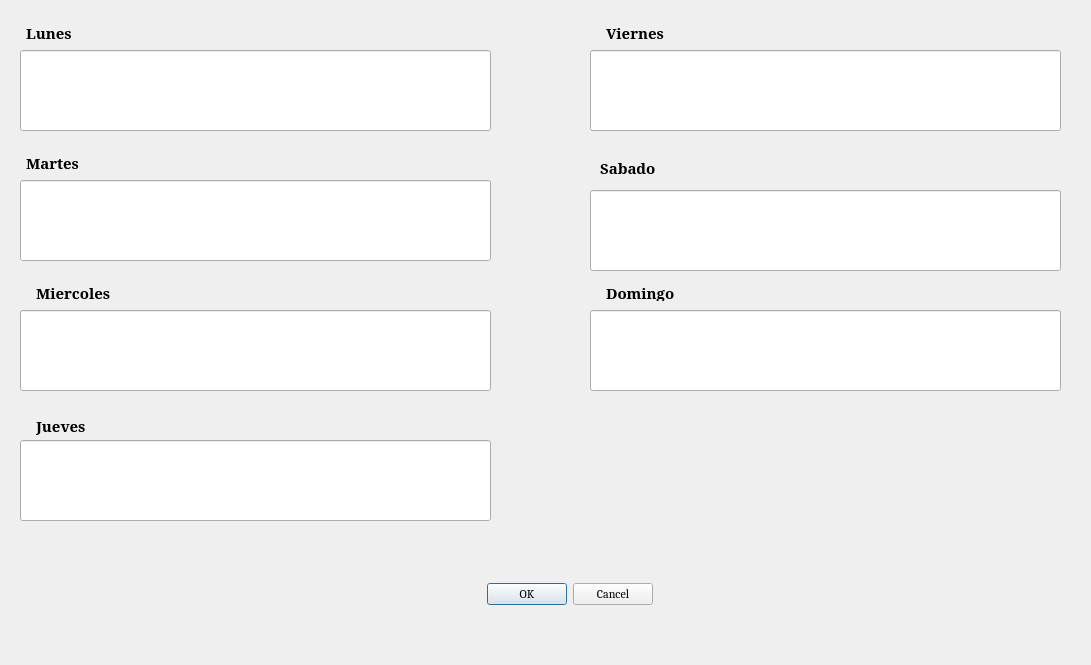
<?xml version="1.0" encoding="UTF-8"?>
<ui version="4.0">
 <class>Dialog</class>
 <widget class="QDialog" name="Dialog">
  <property name="geometry">
   <rect>
    <x>0</x>
    <y>0</y>
    <width>1091</width>
    <height>665</height>
   </rect>
  </property>
  <property name="windowTitle">
   <string>Dialog</string>
  </property>
  <widget class="QLabel" name="domingo">
   <property name="geometry">
    <rect>
     <x>606</x>
     <y>285</y>
     <width>191</width>
     <height>16</height>
    </rect>
   </property>
   <property name="font">
    <font>
     <family>Garamond</family>
     <pointsize>11</pointsize>
     <weight>75</weight>
     <bold>true</bold>
    </font>
   </property>
   <property name="text">
    <string>Domingo</string>
   </property>
  </widget>
  <widget class="QLabel" name="sabado">
   <property name="geometry">
    <rect>
     <x>600</x>
     <y>160</y>
     <width>191</width>
     <height>16</height>
    </rect>
   </property>
   <property name="font">
    <font>
     <family>Garamond</family>
     <pointsize>11</pointsize>
     <weight>75</weight>
     <bold>true</bold>
    </font>
   </property>
   <property name="text">
    <string>Sabado</string>
   </property>
  </widget>
  <widget class="QLabel" name="lunes">
   <property name="geometry">
    <rect>
     <x>26</x>
     <y>25</y>
     <width>191</width>
     <height>16</height>
    </rect>
   </property>
   <property name="font">
    <font>
     <family>Garamond</family>
     <pointsize>11</pointsize>
     <weight>75</weight>
     <bold>true</bold>
    </font>
   </property>
   <property name="text">
    <string>Lunes</string>
   </property>
  </widget>
  <widget class="QLabel" name="martes">
   <property name="geometry">
    <rect>
     <x>26</x>
     <y>155</y>
     <width>191</width>
     <height>16</height>
    </rect>
   </property>
   <property name="font">
    <font>
     <family>Garamond</family>
     <pointsize>11</pointsize>
     <weight>75</weight>
     <bold>true</bold>
    </font>
   </property>
   <property name="text">
    <string>Martes</string>
   </property>
  </widget>
  <widget class="QLabel" name="jueves">
   <property name="geometry">
    <rect>
     <x>36</x>
     <y>415</y>
     <width>191</width>
     <height>21</height>
    </rect>
   </property>
   <property name="font">
    <font>
     <family>Garamond</family>
     <pointsize>11</pointsize>
     <weight>75</weight>
     <bold>true</bold>
    </font>
   </property>
   <property name="text">
    <string>Jueves</string>
   </property>
  </widget>
  <widget class="QDialogButtonBox" name="boton_agghorario">
   <property name="geometry">
    <rect>
     <x>460</x>
     <y>580</y>
     <width>193</width>
     <height>28</height>
    </rect>
   </property>
   <property name="font">
    <font>
     <family>Cambria</family>
    </font>
   </property>
   <property name="standardButtons">
    <set>QDialogButtonBox::Cancel|QDialogButtonBox::Ok</set>
   </property>
  </widget>
  <widget class="QLabel" name="viernes">
   <property name="geometry">
    <rect>
     <x>606</x>
     <y>25</y>
     <width>191</width>
     <height>16</height>
    </rect>
   </property>
   <property name="font">
    <font>
     <family>Garamond</family>
     <pointsize>11</pointsize>
     <weight>75</weight>
     <bold>true</bold>
    </font>
   </property>
   <property name="text">
    <string>Viernes</string>
   </property>
  </widget>
  <widget class="QLabel" name="miercoles">
   <property name="geometry">
    <rect>
     <x>36</x>
     <y>285</y>
     <width>191</width>
     <height>16</height>
    </rect>
   </property>
   <property name="font">
    <font>
     <family>Garamond</family>
     <pointsize>11</pointsize>
     <weight>75</weight>
     <bold>true</bold>
    </font>
   </property>
   <property name="text">
    <string>Miercoles</string>
   </property>
  </widget>
  <widget class="QLineEdit" name="esp_lunes">
   <property name="geometry">
    <rect>
     <x>20</x>
     <y>50</y>
     <width>471</width>
     <height>81</height>
    </rect>
   </property>
  </widget>
  <widget class="QLineEdit" name="esp_martes">
   <property name="geometry">
    <rect>
     <x>20</x>
     <y>180</y>
     <width>471</width>
     <height>81</height>
    </rect>
   </property>
  </widget>
  <widget class="QLineEdit" name="esp_miercoles">
   <property name="geometry">
    <rect>
     <x>20</x>
     <y>310</y>
     <width>471</width>
     <height>81</height>
    </rect>
   </property>
  </widget>
  <widget class="QLineEdit" name="esp_jueves">
   <property name="geometry">
    <rect>
     <x>20</x>
     <y>440</y>
     <width>471</width>
     <height>81</height>
    </rect>
   </property>
  </widget>
  <widget class="QLineEdit" name="esp_viernes">
   <property name="geometry">
    <rect>
     <x>590</x>
     <y>50</y>
     <width>471</width>
     <height>81</height>
    </rect>
   </property>
  </widget>
  <widget class="QLineEdit" name="esp_sabado">
   <property name="geometry">
    <rect>
     <x>590</x>
     <y>190</y>
     <width>471</width>
     <height>81</height>
    </rect>
   </property>
  </widget>
  <widget class="QLineEdit" name="esp_domingo">
   <property name="geometry">
    <rect>
     <x>590</x>
     <y>310</y>
     <width>471</width>
     <height>81</height>
    </rect>
   </property>
  </widget>
 </widget>
 <resources/>
 <connections/>
</ui>
